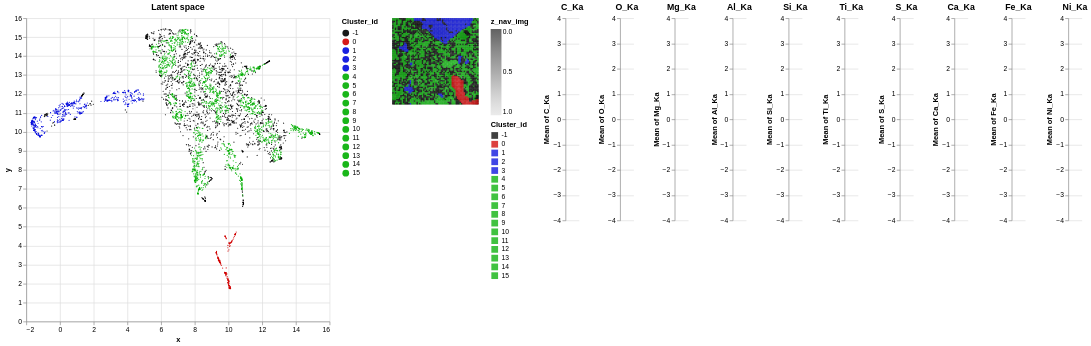

Notebook cell for this chart:
### Code cell
gui.check_latent_space(ps=ps_hdb,show_map=True,ratio_to_be_shown=1.0)

### Figure 1 — Vega-Lite specification as saved in the notebook (floating-point values rounded to 4 significant figures; data arrays with more than 128 entries replaced by an {"elided": "..."} marker saying what was removed)
{"config": {"view": {"continuousWidth": 300, "continuousHeight": 300, "strokeWidth": 0}}, "hconcat": [{"data": {"name": "data-cacaaf36dfc63a67e66848ca0d442879"}, "mark": {"type": "circle", "size": 3}, "encoding": {"color": {"field": "Cluster_id", "scale": {"domain": [-1.0, 0.0, 1.0, 2.0, 3.0, 4.0, 5.0, 6.0, 7.0, 8.0, 9.0, 10.0, 11.0, 12.0, 13.0, 14.0, 15.0], "range": ["#000000", "rgb(209, 0, 0)", "rgb(0, 9, 221)", "rgb(0, 9, 221)", "rgb(0, 9, 221)", "rgb(0, 174, 0)", "rgb(0, 174, 0)", "rgb(0, 174, 0)", "rgb(0, 174, 0)", "rgb(0, 174, 0)", "rgb(0, 174, 0)", "rgb(0, 174, 0)", "rgb(0, 174, 0)", "rgb(0, 174, 0)", "rgb(0, 174, 0)", "rgb(0, 174, 0)", "rgb(0, 174, 0)"]}, "type": "nominal"}, "opacity": {"condition": {"param": "param_5", "value": 0.9}, "value": 0.1}, "tooltip": [{"field": "Cluster_id", "type": "nominal"}, {"field": "x", "format": ",.2f", "type": "quantitative"}, {"field": "y", "format": ",.2f", "type": "quantitative"}], "x": {"field": "x", "type": "quantitative"}, "y": {"field": "y", "type": "quantitative"}}, "height": 450, "name": "view_4", "title": {"text": "Latent space"}, "width": 450}, {"layer": [{"data": {"name": "data-c6d3e8bcdc2a61eac0fffeed907ec2c2"}, "mark": {"type": "square", "size": 6}, "encoding": {"color": {"field": "z_nav_img", "scale": {"domain": [1.0, 0.0], "scheme": "greys"}, "type": "quantitative"}, "x": {"axis": null, "field": "x_nav_img", "type": "ordinal"}, "y": {"axis": null, "field": "y_nav_img", "type": "ordinal"}}}, {"data": {"name": "data-cacaaf36dfc63a67e66848ca0d442879"}, "mark": {"type": "square", "size": 5}, "encoding": {"color": {"field": "Cluster_id", "scale": {"domain": [-1.0, 0.0, 1.0, 2.0, 3.0, 4.0, 5.0, 6.0, 7.0, 8.0, 9.0, 10.0, 11.0, 12.0, 13.0, 14.0, 15.0], "range": ["#000000", "rgb(209, 0, 0)", "rgb(0, 9, 221)", "rgb(0, 9, 221)", "rgb(0, 9, 221)", "rgb(0, 174, 0)", "rgb(0, 174, 0)", "rgb(0, 174, 0)", "rgb(0, 174, 0)", "rgb(0, 174, 0)", "rgb(0, 174, 0)", "rgb(0, 174, 0)", "rgb(0, 174, 0)", "rgb(0, 174, 0)", "rgb(0, 174, 0)", "rgb(0, 174, 0)", "rgb(0, 174, 0)"]}, "type": "nominal"}, "opacity": {"condition": {"param": "param_5", "value": 0.75}, "value": 0}, "x": {"axis": null, "field": "x_id", "type": "ordinal"}, "y": {"axis": null, "field": "y_id", "type": "ordinal"}}, "name": "view_3"}], "height": 128, "width": 128}, {"hconcat": [{"mark": {"type": "bar"}, "encoding": {"y": {"aggregate": "mean", "field": "C_Ka", "scale": {"domain": [-4, 4]}, "type": "quantitative"}}, "title": {"text": "C_Ka"}, "transform": [{"filter": {"param": "param_5"}}]}, {"mark": {"type": "bar"}, "encoding": {"y": {"aggregate": "mean", "field": "O_Ka", "scale": {"domain": [-4, 4]}, "type": "quantitative"}}, "title": {"text": "O_Ka"}, "transform": [{"filter": {"param": "param_5"}}]}, {"mark": {"type": "bar"}, "encoding": {"y": {"aggregate": "mean", "field": "Mg_Ka", "scale": {"domain": [-4, 4]}, "type": "quantitative"}}, "title": {"text": "Mg_Ka"}, "transform": [{"filter": {"param": "param_5"}}]}, {"mark": {"type": "bar"}, "encoding": {"y": {"aggregate": "mean", "field": "Al_Ka", "scale": {"domain": [-4, 4]}, "type": "quantitative"}}, "title": {"text": "Al_Ka"}, "transform": [{"filter": {"param": "param_5"}}]}, {"mark": {"type": "bar"}, "encoding": {"y": {"aggregate": "mean", "field": "Si_Ka", "scale": {"domain": [-4, 4]}, "type": "quantitative"}}, "title": {"text": "Si_Ka"}, "transform": [{"filter": {"param": "param_5"}}]}, {"mark": {"type": "bar"}, "encoding": {"y": {"aggregate": "mean", "field": "Ti_Ka", "scale": {"domain": [-4, 4]}, "type": "quantitative"}}, "title": {"text": "Ti_Ka"}, "transform": [{"filter": {"param": "param_5"}}]}, {"mark": {"type": "bar"}, "encoding": {"y": {"aggregate": "mean", "field": "S_Ka", "scale": {"domain": [-4, 4]}, "type": "quantitative"}}, "title": {"text": "S_Ka"}, "transform": [{"filter": {"param": "param_5"}}]}, {"mark": {"type": "bar"}, "encoding": {"y": {"aggregate": "mean", "field": "Ca_Ka", "scale": {"domain": [-4, 4]}, "type": "quantitative"}}, "title": {"text": "Ca_Ka"}, "transform": [{"filter": {"param": "param_5"}}]}, {"mark": {"type": "bar"}, "encoding": {"y": {"aggregate": "mean", "field": "Fe_Ka", "scale": {"domain": [-4, 4]}, "type": "quantitative"}}, "title": {"text": "Fe_Ka"}, "transform": [{"filter": {"param": "param_5"}}]}, {"mark": {"type": "bar"}, "encoding": {"y": {"aggregate": "mean", "field": "Ni_Ka", "scale": {"domain": [-4, 4]}, "type": "quantitative"}}, "title": {"text": "Ni_Ka"}, "transform": [{"filter": {"param": "param_5"}}]}], "data": {"name": "data-cacaaf36dfc63a67e66848ca0d442879"}}], "params": [{"name": "param_5", "select": {"type": "interval"}, "views": ["view_4", "view_3"]}, {"name": "param_6", "select": {"type": "interval", "on": "[mousedown[event.shiftKey], mouseup] > mousemove", "translate": "[mousedown[event.shiftKey], mouseup] > mousemove!", "zoom": "wheel![event.shiftKey]"}, "bind": "scales", "views": ["view_4"]}], "resolve": {"legend": {"color": "independent"}}, "$schema": "https://vega.github.io/schema/vega-lite/v5.14.1.json", "datasets": {"data-cacaaf36dfc63a67e66848ca0d442879": {"elided": "4096 records"}, "data-c6d3e8bcdc2a61eac0fffeed907ec2c2": {"elided": "4096 records"}}}
